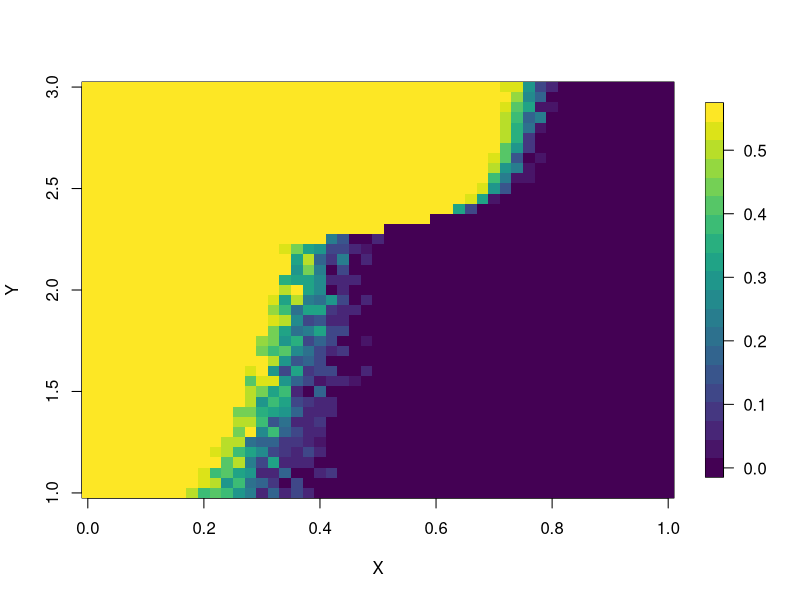
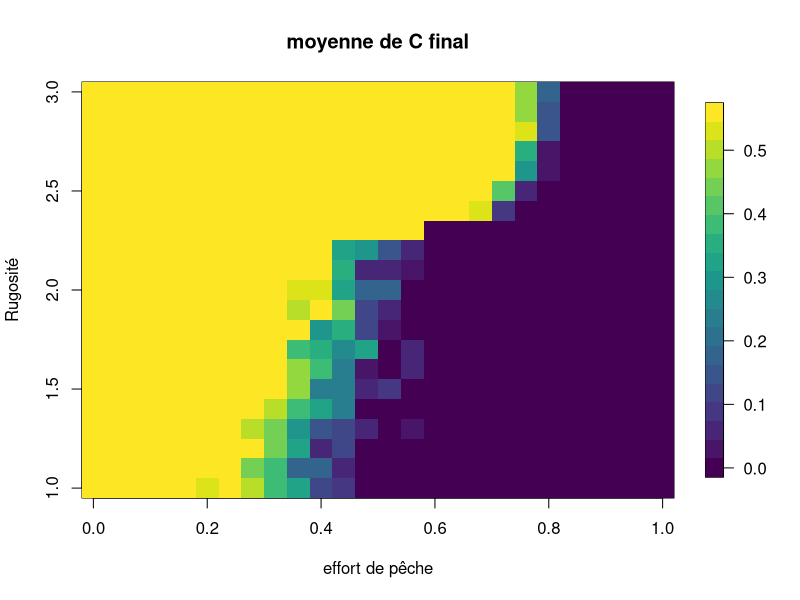
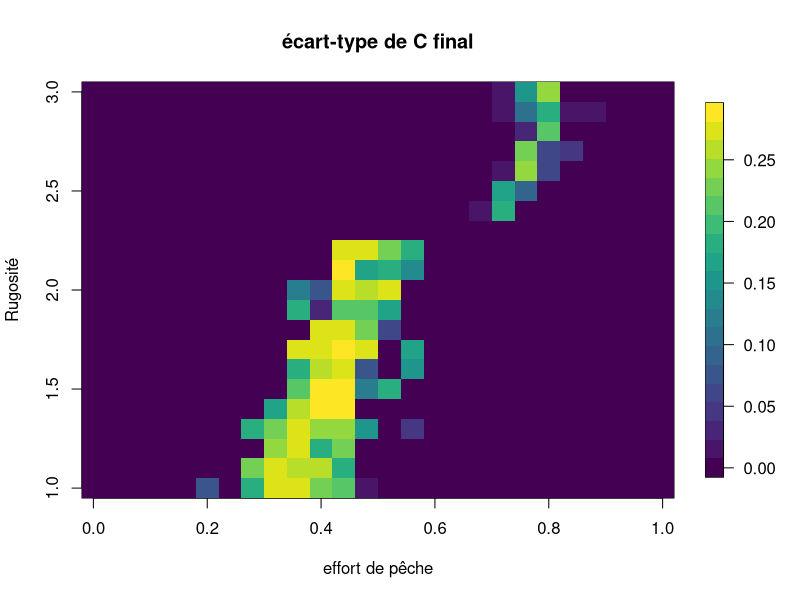

Write R code to recreate these figures, in order.
#Ceci est un test pour un modèle avec les ouragans sans utiliser la fonction ode()

corailstochastique <- function (R0,f,lambda=1/30,impact=2,dt=1){
  #on instaure une étendue de temps
  tmax <- 100
  t <- 0
  #le temps au dernier ouragan
  to <- 0
  
  #on pose les valeurs de départ et les paramètres
  C <- 0.56
  M <- 0.01
  Y <- 0.43
  R <- R0
  P <- 1
  a<-0.1
  g<-0.8
  d<-0.44
  r<-1
  f<-f
  s<-0.49
  ca<--(3.21)
  cb<-3.65
  kmax<-17.745
  delta<-4.557
  v<-0.9877
  hG<-0.03
  hE<-0.01
  o <- 0.05
  mH <- 0.8
  
  
  #on initie les vecteurs de résultats
  vecC <- C
  vecM <- M
  vecY <- Y
  vecR <- R
  vecP <- P
  
  
  while (t<=tmax){
    
    #on effectue le tirage pour déterminer si il y a ou pas ouragan
    ouragan <- pmin(rpois(1,lambda*dt),1)
    #si oui ou non, on ajuste dq
    if (ouragan==1){
      
      #on calcule le temps depuis le dernier ouragan
      te <- t - to
      
      #on sauve le nouveau temps de dernier ouragan
      to <- t
      
      #on calcule F
      F <- pmin(0.0512 + 0.0176*te, 0.5)
      
      #différents dommage selon valeur d'impact
      if (impact==3){
        #on calcule les dommages d'un fort ouragan
        dommC <- C*(F + o*runif(1))
        dommM <- M*mH
        dommR <- (R-1)*0.5
      }
      if (impact==2){
        #on calcule les dommages d'un moyen ouragan
        dommC <- C*(F + o*runif(1))
        dommM <- M*mH
        dommR <- (R-1)*(F + o*runif(1))
      }
      if (impact==1){
        #on calcule les dommages d'un faible ouragan
        #dommC <- C*(F + o*runif(1))
        dommC <- 0
        dommM <- M*mH
        dommR <- (R-1)*0.05
      }
    }else{
      dommC <- 0
      dommM <- 0
      dommR <- 0
    }
    
    #on calcule les changements
    dM <- (a*dt)*M*C - ((1*dt)*P*M/(M+Y)) + (g*dt)*M*Y - dommM
    dC <- (r*dt)*Y*C - (d*dt)*C - (a*dt)*M*C - dommC
    dP <- s*dt*P*(1 - (P/((((ca+cb*R)/kmax)*((delta*(M+Y))/(1+v*(M+Y))))))) -(f*s*dt)*P 
    dR <- (hG*dt)*C*(3 - R) - (hE*dt)*(1 - C)*(R - 1) - dommR
    #dY <- 0 - dM - dC 
    
    #on effectue les changements
    M <- pmax(M + dM,0.0001)
    C <- pmax(C + dC,0.0001)
    #Y <- Y + dY
    Y <- 1 - M - C
    R <- R + dR
    P <- pmax(P + dP, 0.0001)
    
    #on sauve les nouvelles valeurs dans leur vecteurs
    vecC <- c(vecC,C)
    vecM <- c(vecM,M)
    vecY <- c(vecY,Y)
    vecR <- c(vecR,R)
    vecP <- c(vecP,P)
    
    #on fait avancer le temps
    t <- t + dt
  }
  # plot(seq(0,tmax+dt,dt),vecC, type="l", col="red", ylim=c(0,1), xlab= "temps", ylab="valeurs")
  # axis(side = 4,at= seq(0,1,0.1),labels = seq(1,3,0.2), )
  # lines(seq(0,tmax+dt,dt),vecM, col="blue")
  # lines(seq(0,tmax+dt,dt),vecP, col="green")
  # lines(seq(0,tmax+dt,dt),(vecR-1)/2, col="pink")
  # legend("topright", legend = c("corail", "macroalgues","poissons","rugosité"), 
  #        col = c("red","blue","green","pink"), lty = c(1, 1), 
  #        lwd = 2, bg = "white",cex = 0.75)
  #print(vecM)
  return(tail(vecC,1))
}


corailstochastique(R0=2.4, f= 0.58, lambda = 1/30,impact = 2,dt=0.1)




matC <- matrix(0, nrow = 41,ncol = 51)
matsd <- matrix(0, nrow = 41,ncol = 51)


for (i in 1:41) {
  for (j in 1:51){
    res <- vector(length = 0)
    for (z in 1:10) {
      R1 <- i*0.05+0.9
      f0 <- j*0.02-0.02
      w <- corailstochastique(R0=R1,f=f0, lambda = 1/30,impact = 1,dt=1)
      res<-c(res,w)
    }
    matC[i,j]<-mean(res)
    matsd[i,j]<-sd(res)
  }
}


library(fields)

# mat<-matrix(0,nrow = 61,ncol = 51)
# mat[21:61,]<-matriceres
# colnames(mat)<-paste(seq(0,1,0.02))
# row.names(mat)<-paste(seq(0,3,0.05))

x_values <- seq(0, 1, length.out = ncol(matC))
y_values <- seq(1, 3, length.out = nrow(matC))

# Plot the matrix as an image with different colored pixels
image.plot(x = x_values, y = y_values, t(matC), col = viridis(20), xlab = "X", ylab = "Y", main="")
corailstochastique <- function (R0,f,lambda=1/30,impact=2,dt=1){
  #on instaure une étendue de temps
  tmax <- 100
  t <- 0
  #le temps au dernier ouragan
  to <- 0
  
  #on pose les valeurs de départ et les paramètres
  C <- 0.56
  M <- 0.01
  Y <- 0.43
  R <- R0
  P <- 1
  a<-0.1
  g<-0.8
  d<-0.44
  r<-1
  f<-f
  s<-0.49
  ca<--(3.21)
  cb<-3.65
  kmax<-17.745
  delta<-4.557
  v<-0.9877
  hG<-0.03
  hE<-0.01
  o <- 0.05
  mH <- 0.8
  
  
  #on initie les vecteurs de résultats
  vecC <- C
  vecM <- M
  vecY <- Y
  vecR <- R
  vecP <- P
  
  
  while (t<=tmax){
    
    #on effectue le tirage pour déterminer si il y a ou pas ouragan
    ouragan <- pmin(rpois(1,lambda*dt),1)
    #si oui ou non, on ajuste dq
    if (ouragan==1){
      
      #on calcule le temps depuis le dernier ouragan
      te <- t - to
      
      #on sauve le nouveau temps de dernier ouragan
      to <- t
      
      #on calcule F
      F <- pmin(0.0512 + 0.0176*te, 0.5)
      
      #différents dommage selon valeur d'impact
      if (impact==3){
        #on calcule les dommages d'un fort ouragan
        dommC <- C*(F + o*runif(1))
        dommM <- M*mH
        dommR <- (R-1)*0.5
      }
      if (impact==2){
        #on calcule les dommages d'un moyen ouragan
        dommC <- C*(F + o*runif(1))
        dommM <- M*mH
        dommR <- (R-1)*(F + o*runif(1))
      }
      if (impact==1){
        #on calcule les dommages d'un faible ouragan
        #dommC <- C*(F + o*runif(1))
        dommC <- 0
        dommM <- M*mH
        dommR <- (R-1)*0.05
      }
    }else{
      dommC <- 0
      dommM <- 0
      dommR <- 0
    }
    
    #on calcule les changements
    dM <- (a*dt)*M*C - ((1*dt)*P*M/(M+Y)) + (g*dt)*M*Y - dommM
    dC <- (r*dt)*Y*C - (d*dt)*C - (a*dt)*M*C - dommC
    dP <- s*dt*P*(1 - (P/((((ca+cb*R)/kmax)*((delta*(M+Y))/(1+v*(M+Y))))))) -(f*s*dt)*P 
    dR <- (hG*dt)*C*(3 - R) - (hE*dt)*(1 - C)*(R - 1) - dommR
    #dY <- 0 - dM - dC 
    
    #on effectue les changements
    M <- pmax(M + dM,0.0001)
    C <- pmax(C + dC,0.0001)
    #Y <- Y + dY
    Y <- 1 - M - C
    R <- R + dR
    P <- pmax(P + dP, 0.0001)
    
    #on sauve les nouvelles valeurs dans leur vecteurs
    vecC <- c(vecC,C)
    vecM <- c(vecM,M)
    vecY <- c(vecY,Y)
    vecR <- c(vecR,R)
    vecP <- c(vecP,P)
    
    #on fait avancer le temps
    t <- t + dt
  }
  # plot(seq(0,tmax+dt,dt),vecC, type="l", col="red", ylim=c(0,1), xlab= "temps", ylab="valeurs")
  # axis(side = 4,at= seq(0,1,0.1),labels = seq(1,3,0.2), )
  # lines(seq(0,tmax+dt,dt),vecM, col="blue")
  # lines(seq(0,tmax+dt,dt),vecP, col="green")
  # lines(seq(0,tmax+dt,dt),(vecR-1)/2, col="pink")
  # legend("topright", legend = c("corail", "macroalgues","poissons","rugosité"), 
  #        col = c("red","blue","green","pink"), lty = c(1, 1), 
  #        lwd = 2, bg = "white",cex = 0.75)
  #print(vecM)
  return(tail(vecC,1))
}


corailstochastique(R0=2.4, f= 0.58, lambda = 1/30,impact = 2,dt=0.1)




matC <- matrix(0, nrow = 21,ncol = 26)
matsd <- matrix(0, nrow = 21,ncol = 26)


for (i in 1:21) {
  for (j in 1:26){
    res <- vector(length = 0)
    for (z in 1:10) {
      R1 <- i*0.1+0.9
      f0 <- j*0.04-0.04
      w <- corailstochastique(R0=R1,f=f0, lambda = 1/15,impact = 1,dt=1)
      res<-c(res,w)
    }
    matC[i,j]<-mean(res)
    matsd[i,j]<-sd(res)
  }
}


#library(fields)


x_values <- seq(0, 1, length.out = ncol(matC))
y_values <- seq(1, 3, length.out = nrow(matC))
# Plot the matrix as an image with different colored pixels

image.plot(x = x_values, y = y_values, t(matC), col = viridis(20), xlab = "effort de pêche", ylab = "Rugosité", main="moyenne de C final")
image.plot(x = x_values, y = y_values, t(matsd), col = viridis(20), xlab = "effort de pêche", ylab = "Rugosité", main="écart-type de C final")
